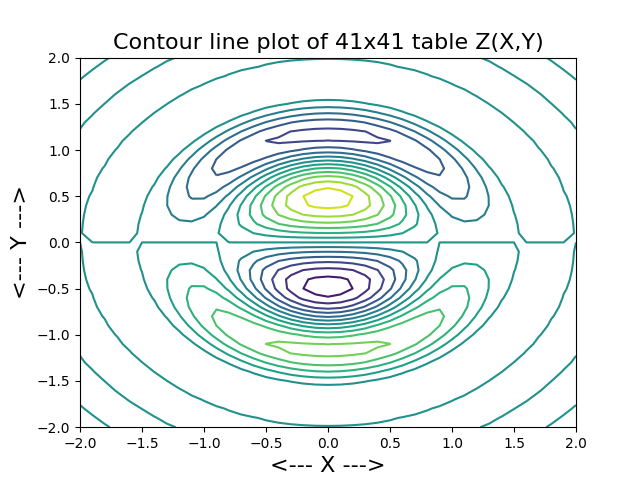

Write Python code to recreate this figure.
#! /usr/bin/env python3
#
def grid_line_contour ( ):

#*****************************************************************************80
#
## grid_line_contour() draws a contour line plot from a table Z(X,Y).
#
#  Discussion:
#
#    Here, the grid is a 41x41 array of equally spaced points in [-2,2]x[-2,2].
#
#      x = linspace ( -2.0, +2.0, 41 );
#      y = linspace ( -2.0, +2.0, 41 );
#      [ X, Y ] = meshgrid ( x, y );
#
#    and Z(X,Y) is a function which could be evaluated by:
#
#      Z = exp ( - ( X^2 + Y^2 ) ) ...
#       * cos ( 0.25 * X ) ...
#       * sin ( Y ) ...
#       * cos ( 2 * (X^2 + Y^2 ) );
#
#  Licensing:
#
#    This code is distributed under the MIT license.
#
#  Modified:
#
#    01 August 2020
#
#  Author:
#
#    John Burkardt
#
  from matplotlib import cm
  import matplotlib
  import matplotlib.pyplot as plt
  import numpy as np
  import platform

  print ( '' )
  print ( 'grid_line_contour():' )
  print ( '  python version:     ' + platform.python_version ( ) )
  print ( '  numpy version:      ' + np.version.version )
  print ( '  matplotlib version: ' + matplotlib.__version__ )
  print ( '  Make a contour line plot Z(X,Y) for a 41x41 table.' )
#
#  Read the data from the file.
#
  x = []
  y = []
  z = []

  file = open ( 'grid_data.txt', 'r' )

  for line in file:
    line = line.strip ( )
    columns = line.split ( )
    x.append ( float ( columns[0] ) )
    y.append ( float ( columns[1] ) )
    z.append ( float ( columns[2] ) )

  file.close ( )
#
#  The data was stored as a vector.
#  Reshape it to 41x41 arrays.
#
  x = np.reshape ( x, ( 41, 41 ) )
  y = np.reshape ( y, ( 41, 41 ) )
  z = np.reshape ( z, ( 41, 41 ) )
#
#  Form the figure.
#
  levels = 15
  ax = plt.figure ( )
  plt.contour ( x, y, z, levels )
  plt.title ( 'Contour line plot of 41x41 table Z(X,Y)', fontsize = 16 )
  plt.xlabel ( '<--- X --->', fontsize = 16 )
  plt.ylabel ( '<--- Y --->', fontsize = 16 )
  filename = 'grid_line_contour.png'
  plt.savefig ( filename )
  print ( '' )
  print ( '  Graphics saved as "' + filename + '"' )
  plt.show ( block = False )
  plt.close ( )
#
#  Terminate.
#
  print ( '' )
  print ( 'grid_line_contour():' )
  print ( '  Normal end of execution.' )
  return

def timestamp ( ):

#*****************************************************************************80
#
## timestamp() prints the date as a timestamp.
#
#  Licensing:
#
#    This code is distributed under the MIT license. 
#
#  Modified:
#
#    06 April 2013
#
#  Author:
#
#    John Burkardt
#
  import time

  t = time.time ( )
  print ( time.ctime ( t ) )

  return

if ( __name__ == '__main__' ):
  timestamp ( )
  grid_line_contour ( )
  timestamp ( )
 
